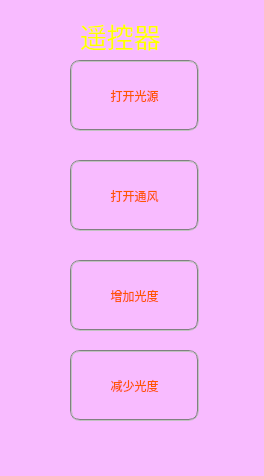
<?xml version="1.0" encoding="UTF-8"?>
<ui version="4.0">
 <class>Client</class>
 <widget class="QMainWindow" name="Client">
  <property name="geometry">
   <rect>
    <x>0</x>
    <y>0</y>
    <width>264</width>
    <height>476</height>
   </rect>
  </property>
  <property name="windowTitle">
   <string>Client</string>
  </property>
  <property name="styleSheet">
   <string notr="true">background-color: rgb(248, 187, 255);</string>
  </property>
  <widget class="QWidget" name="centralwidget">
   <widget class="QToolButton" name="toolButton_3">
    <property name="enabled">
     <bool>true</bool>
    </property>
    <property name="geometry">
     <rect>
      <x>70</x>
      <y>260</y>
      <width>129</width>
      <height>71</height>
     </rect>
    </property>
    <property name="styleSheet">
     <string notr="true">QToolButton{
	color: rgb(255, 85, 0);
border:2px groove gray;border-radius:10px;padding:2px 4px;
	font: 14pt &quot;新宋体&quot;;
}                          
QToolButton:hover{
background-color:rgb(229, 241, 251); 
color: black;}
QToolButton:pressed{
background-color:rgb(204, 228, 247);
border-style: inset;}

QToolButton{
font: 14pt &quot;新宋体&quot;;
border:2px groove gray;
border-radius:10px;
padding:2px 4px;
}
QToolButton:hover{  /*鼠标放上后*/

border-color:rgb(123, 184, 184)
}
QToolButton:pressed{ /*按下按钮后*/

background-color:rgb(157, 236, 236);
}</string>
    </property>
    <property name="text">
     <string>增加光度</string>
    </property>
   </widget>
   <widget class="QToolButton" name="toolButton">
    <property name="enabled">
     <bool>true</bool>
    </property>
    <property name="geometry">
     <rect>
      <x>70</x>
      <y>60</y>
      <width>129</width>
      <height>71</height>
     </rect>
    </property>
    <property name="styleSheet">
     <string notr="true">QToolButton{
	color: rgb(255, 85, 0);
border:2px groove gray;border-radius:10px;padding:2px 4px;
	font: 14pt &quot;新宋体&quot;;
}                          
QToolButton:hover{
background-color:rgb(229, 241, 251); 
color: black;}
QToolButton:pressed{
background-color:rgb(204, 228, 247);
border-style: inset;}

QToolButton{
font: 14pt &quot;新宋体&quot;;
border:2px groove gray;
border-radius:10px;
padding:2px 4px;
}
QToolButton:hover{  /*鼠标放上后*/

border-color:rgb(123, 184, 184)
}
QToolButton:pressed{ /*按下按钮后*/

background-color:rgb(157, 236, 236);
}</string>
    </property>
    <property name="text">
     <string>打开光源</string>
    </property>
   </widget>
   <widget class="QLabel" name="label_3">
    <property name="enabled">
     <bool>true</bool>
    </property>
    <property name="geometry">
     <rect>
      <x>80</x>
      <y>20</y>
      <width>111</width>
      <height>31</height>
     </rect>
    </property>
    <property name="font">
     <font>
      <family>楷体</family>
      <pointsize>20</pointsize>
      <weight>50</weight>
      <italic>false</italic>
      <bold>false</bold>
     </font>
    </property>
    <property name="styleSheet">
     <string notr="true">font: 20pt &quot;楷体&quot;;
color: rgb(255, 255, 0);</string>
    </property>
    <property name="text">
     <string>遥控器</string>
    </property>
   </widget>
   <widget class="QToolButton" name="toolButton_4">
    <property name="enabled">
     <bool>true</bool>
    </property>
    <property name="geometry">
     <rect>
      <x>70</x>
      <y>350</y>
      <width>129</width>
      <height>71</height>
     </rect>
    </property>
    <property name="styleSheet">
     <string notr="true">QToolButton{
	color: rgb(255, 85, 0);
border:2px groove gray;border-radius:10px;padding:2px 4px;
	font: 14pt &quot;新宋体&quot;;
}                          
QToolButton:hover{
background-color:rgb(229, 241, 251); 
color: black;}
QToolButton:pressed{
background-color:rgb(204, 228, 247);
border-style: inset;}

QToolButton{
font: 14pt &quot;新宋体&quot;;
border:2px groove gray;
border-radius:10px;
padding:2px 4px;
}
QToolButton:hover{  /*鼠标放上后*/

border-color:rgb(123, 184, 184)
}
QToolButton:pressed{ /*按下按钮后*/

background-color:rgb(157, 236, 236);
}</string>
    </property>
    <property name="text">
     <string>减少光度</string>
    </property>
   </widget>
   <widget class="QToolButton" name="toolButton_2">
    <property name="enabled">
     <bool>true</bool>
    </property>
    <property name="geometry">
     <rect>
      <x>70</x>
      <y>160</y>
      <width>129</width>
      <height>71</height>
     </rect>
    </property>
    <property name="styleSheet">
     <string notr="true">QToolButton{
	color: rgb(255, 85, 0);
border:2px groove gray;border-radius:10px;padding:2px 4px;
	font: 14pt &quot;新宋体&quot;;
}                          
QToolButton:hover{
background-color:rgb(229, 241, 251); 
color: black;}
QToolButton:pressed{
background-color:rgb(204, 228, 247);
border-style: inset;}

QToolButton{
font: 14pt &quot;新宋体&quot;;
border:2px groove gray;
border-radius:10px;
padding:2px 4px;
}
QToolButton:hover{  /*鼠标放上后*/

border-color:rgb(123, 184, 184)
}
QToolButton:pressed{ /*按下按钮后*/

background-color:rgb(157, 236, 236);
}</string>
    </property>
    <property name="text">
     <string>打开通风</string>
    </property>
   </widget>
  </widget>
  <widget class="QStatusBar" name="statusbar"/>
 </widget>
 <resources/>
 <connections/>
</ui>
